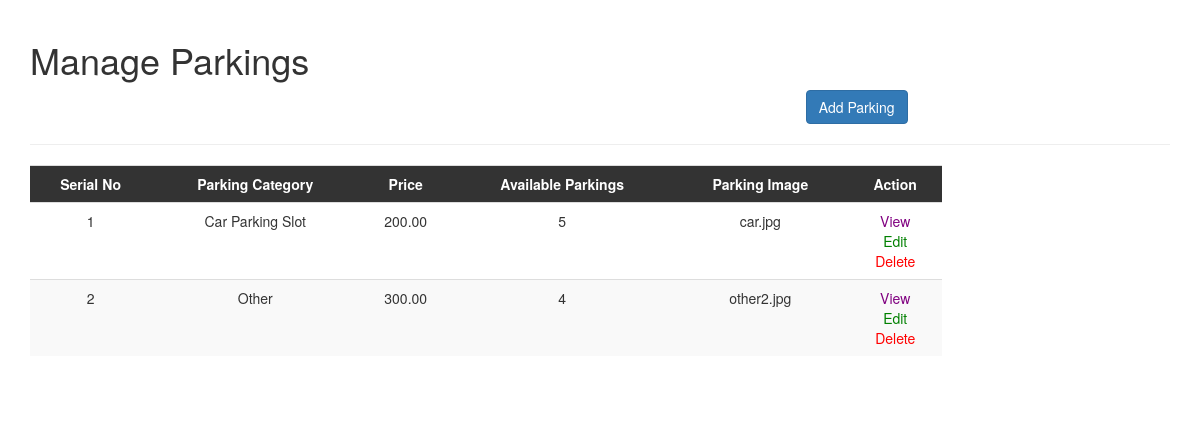
Page /admin/parking_management.php on the committed database.
### tables this page shows
CREATE TABLE `parking_details` (
  `parking_id` int(11) NOT NULL,
  `parking_category` varchar(255) NOT NULL,
  `price` decimal(10,2) NOT NULL,
  `available_parkings` int(11) NOT NULL,
  `image` varchar(255) DEFAULT NULL,
  `created_at` timestamp NOT NULL DEFAULT current_timestamp(),
  `updated_at` timestamp NOT NULL DEFAULT current_timestamp() ON UPDATE current_timestamp()
);

### admin/parking_management.php (the view, shortened to what this page needs)
<!DOCTYPE html>
<html>
<head>
    <link rel="stylesheet" href="../assets/css/style1.css">
    <link rel="stylesheet" href="https://maxcdn.bootstrapcdn.com/bootstrap/3.4.0/css/bootstrap.min.css">
</head>
<body class="bg">
    <div class="container">
        <div class="row">
            <div class="col-md-9">
                <h1>Manage Parkings</h1>
    <div class="col-md-19 text-right coner" style="margin-right: -30px;">
    <a class="btn btn-primary" href="parking.php">Add Parking</a>
</div>
</div>
        </div>
        <hr>
        <div class="mx-auto" style="width: 80%;">
            <table class="table table-striped table-hover">
                <tr>
                    <th>Serial No</th>
                    <th>Parking Category</th>
                    <th>Price</th>
                    <th>Available Parkings</th>
                    <th>Parking Image</th>
                    <th>Action</th>
                </tr>
                <?php
                require('../connection.php');
                $i = 1;
                $sql = mysqli_query($con, "select * from parking_details");
                while ($res = mysqli_fetch_assoc($sql)) {
                    $id = $res['parking_id'];
                    $parkingCategory = $res['parking_category'];
                    $price = $res['price'];
                    $availableparkings = $res['available_parkings'];
                    $image = $res['image'];
                ?>
                <tr>
                    <td><?php echo $i; $i++; ?></td>
                    <td><?php echo $parkingCategory; ?></td>
                    <td><?php echo $price; ?></td>
                    <td><?php echo $availableparkings; ?></td>
                    <td><?php echo $image; ?></td>
                    <td>
                        <a style="color: purple" href="view_parking.php?id=<?php echo $id; ?>">View</a><br>
                        <a style="color: green" href="edit_parking.php?id=<?php echo $id; ?>">Edit</a><br>
                        <a style="color: red" href="delete_parking.php?parking_id=<?php echo $id; ?>">Delete</a>
                    </td>
                </tr>
                <?php
                }
                ?>
            </table>
        </div>
    </div>
</body>
</html>

### assets/css/style1.css (style rules this page uses)
* { margin: 0; padding: 0; box-sizing: border-box; }
body { font-family: Arial, sans-serif; background-color: #f2f2f2; }
.container { max-width: 1200px; margin: 0 auto; padding: 20px; }
h1 { font-size: 24px; color: #333; margin-bottom: 10px; }
hr { border: 1px solid #333; }
.table { width: 100%; margin-bottom: 20px; }
.table th, .table td { text-align: center; }
.table th { background-color: #333; color: #fff; }
a { text-decoration: none; }

### rows in the picture
parking_details: parking_category "Car Parking Slot", price "200.00", available_parkings "5", image "car.jpg"
parking_details: parking_category "Other", price "300.00", available_parkings "4", image "other2.jpg"
